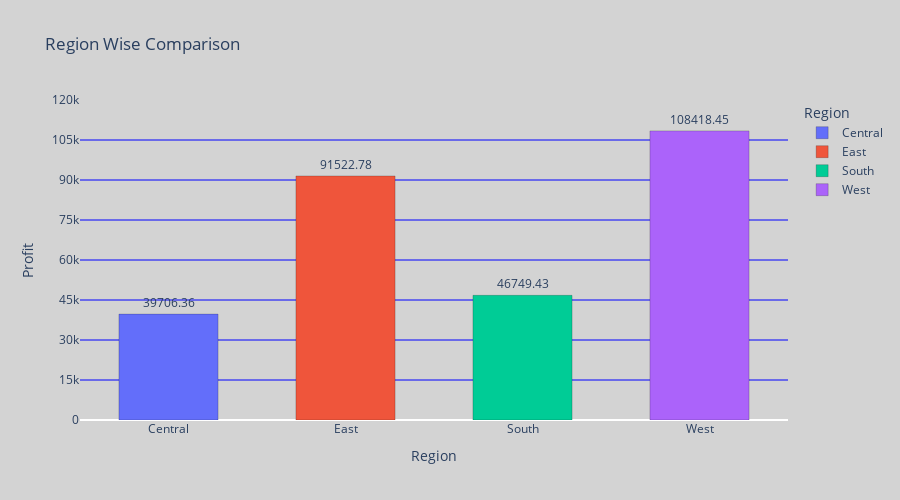

Notebook source saved alongside this figure:
### Code cell
# 2. Region-wise profit comparison
region=df.groupby('Region')['Profit'].sum().reset_index().round(2)
fig=px.bar(region,x='Region',y='Profit',title='Region Wise Comparison',color='Region',text='Profit')
fig.update_layout(height=500,width=900,paper_bgcolor='lightgray',plot_bgcolor='lightgray',yaxis=dict(gridcolor='blue'))
fig.update_traces(width=0.56,textposition='outside',marker_line_color='black',marker_line_width=0.2)
fig.update_yaxes(range=[0,120000],dtick=15000)
fig.show()

### Figure 1 — Plotly figure (JSON) as saved in the notebook; plotly's stock layout.template omitted (floating-point values rounded to 4 significant figures)
{"data": [{"alignmentgroup": "True", "hovertemplate": "Region=%{x}<br>Profit=%{text}<extra></extra>", "legendgroup": "Central", "marker": {"color": "#636efa", "line": {"color": "black", "width": 0.2}, "pattern": {"shape": ""}}, "name": "Central", "offsetgroup": "Central", "orientation": "v", "showlegend": true, "text": [39710.0], "textposition": "outside", "type": "bar", "width": 0.56, "x": ["Central"], "xaxis": "x", "y": [39710.0], "yaxis": "y"}, {"alignmentgroup": "True", "hovertemplate": "Region=%{x}<br>Profit=%{text}<extra></extra>", "legendgroup": "East", "marker": {"color": "#EF553B", "line": {"color": "black", "width": 0.2}, "pattern": {"shape": ""}}, "name": "East", "offsetgroup": "East", "orientation": "v", "showlegend": true, "text": [91520.0], "textposition": "outside", "type": "bar", "width": 0.56, "x": ["East"], "xaxis": "x", "y": [91520.0], "yaxis": "y"}, {"alignmentgroup": "True", "hovertemplate": "Region=%{x}<br>Profit=%{text}<extra></extra>", "legendgroup": "South", "marker": {"color": "#00cc96", "line": {"color": "black", "width": 0.2}, "pattern": {"shape": ""}}, "name": "South", "offsetgroup": "South", "orientation": "v", "showlegend": true, "text": [46750.0], "textposition": "outside", "type": "bar", "width": 0.56, "x": ["South"], "xaxis": "x", "y": [46750.0], "yaxis": "y"}, {"alignmentgroup": "True", "hovertemplate": "Region=%{x}<br>Profit=%{text}<extra></extra>", "legendgroup": "West", "marker": {"color": "#ab63fa", "line": {"color": "black", "width": 0.2}, "pattern": {"shape": ""}}, "name": "West", "offsetgroup": "West", "orientation": "v", "showlegend": true, "text": [108400.0], "textposition": "outside", "type": "bar", "width": 0.56, "x": ["West"], "xaxis": "x", "y": [108400.0], "yaxis": "y"}], "layout": {"barmode": "relative", "height": 500, "legend": {"title": {"text": "Region"}, "tracegroupgap": 0}, "paper_bgcolor": "lightgray", "plot_bgcolor": "lightgray", "title": {"text": "Region Wise Comparison"}, "width": 900, "xaxis": {"anchor": "y", "categoryarray": ["Central", "East", "South", "West"], "categoryorder": "array", "domain": [0, 1], "title": {"text": "Region"}}, "yaxis": {"anchor": "x", "domain": [0, 1], "dtick": 15000, "gridcolor": "blue", "range": [0, 120000], "title": {"text": "Profit"}}}}
